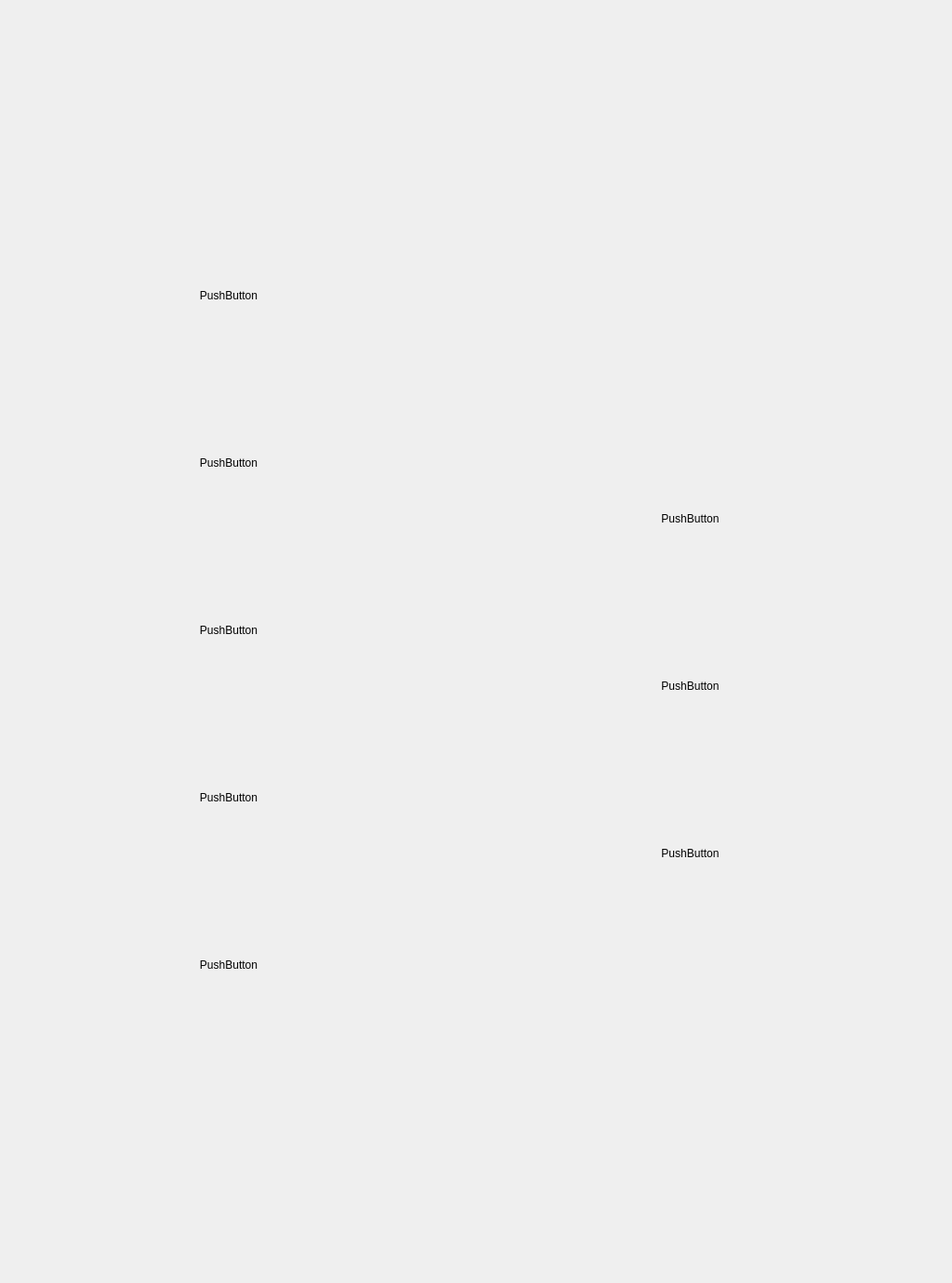
<?xml version="1.0" encoding="UTF-8"?>
<ui version="4.0">
 <class>vegetable</class>
 <widget class="QWidget" name="vegetable">
  <property name="geometry">
   <rect>
    <x>0</x>
    <y>0</y>
    <width>1024</width>
    <height>1380</height>
   </rect>
  </property>
  <property name="minimumSize">
   <size>
    <width>1024</width>
    <height>1380</height>
   </size>
  </property>
  <property name="windowTitle">
   <string>Form</string>
  </property>
  <widget class="QWidget" name="widget" native="true">
   <property name="geometry">
    <rect>
     <x>-10</x>
     <y>0</y>
     <width>1141</width>
     <height>1431</height>
    </rect>
   </property>
   <property name="styleSheet">
    <string notr="true">background-image: url(:/image/vegetable_page/vegetable_page_back.png);</string>
   </property>
   <widget class="QPushButton" name="pushButton">
    <property name="geometry">
     <rect>
      <x>30</x>
      <y>230</y>
      <width>452</width>
      <height>175</height>
     </rect>
    </property>
    <property name="minimumSize">
     <size>
      <width>452</width>
      <height>175</height>
     </size>
    </property>
    <property name="styleSheet">
     <string notr="true">background-image: url(:/image/vegetable_page/click_off/t_1.png);</string>
    </property>
    <property name="text">
     <string>PushButton</string>
    </property>
    <property name="flat">
     <bool>true</bool>
    </property>
   </widget>
   <widget class="QPushButton" name="pushButton_2">
    <property name="geometry">
     <rect>
      <x>30</x>
      <y>770</y>
      <width>452</width>
      <height>175</height>
     </rect>
    </property>
    <property name="minimumSize">
     <size>
      <width>452</width>
      <height>175</height>
     </size>
    </property>
    <property name="styleSheet">
     <string notr="true">background-image: url(:/image/vegetable_page/click_off/t_2.png);</string>
    </property>
    <property name="text">
     <string>PushButton</string>
    </property>
    <property name="flat">
     <bool>true</bool>
    </property>
   </widget>
   <widget class="QPushButton" name="pushButton_4">
    <property name="geometry">
     <rect>
      <x>30</x>
      <y>590</y>
      <width>452</width>
      <height>175</height>
     </rect>
    </property>
    <property name="minimumSize">
     <size>
      <width>452</width>
      <height>175</height>
     </size>
    </property>
    <property name="styleSheet">
     <string notr="true">background-image: url(:/image/vegetable_page/click_off/t_5.png);</string>
    </property>
    <property name="text">
     <string>PushButton</string>
    </property>
    <property name="flat">
     <bool>true</bool>
    </property>
   </widget>
   <widget class="QPushButton" name="pushButton_5">
    <property name="geometry">
     <rect>
      <x>30</x>
      <y>950</y>
      <width>452</width>
      <height>175</height>
     </rect>
    </property>
    <property name="minimumSize">
     <size>
      <width>452</width>
      <height>175</height>
     </size>
    </property>
    <property name="styleSheet">
     <string notr="true">background-image: url(:/image/vegetable_page/click_off/t_4.png);</string>
    </property>
    <property name="text">
     <string>PushButton</string>
    </property>
    <property name="flat">
     <bool>true</bool>
    </property>
   </widget>
   <widget class="QPushButton" name="pushButton_6">
    <property name="geometry">
     <rect>
      <x>30</x>
      <y>410</y>
      <width>452</width>
      <height>175</height>
     </rect>
    </property>
    <property name="minimumSize">
     <size>
      <width>452</width>
      <height>175</height>
     </size>
    </property>
    <property name="styleSheet">
     <string notr="true">background-image: url(:/image/vegetable_page/click_off/t_3.png);</string>
    </property>
    <property name="text">
     <string>PushButton</string>
    </property>
    <property name="flat">
     <bool>true</bool>
    </property>
   </widget>
   <widget class="QWidget" name="widget_2" native="true">
    <property name="geometry">
     <rect>
      <x>530</x>
      <y>290</y>
      <width>452</width>
      <height>740</height>
     </rect>
    </property>
    <property name="minimumSize">
     <size>
      <width>452</width>
      <height>740</height>
     </size>
    </property>
    <property name="styleSheet">
     <string notr="true">background-image: url(:/image/vegetable_page/more_variety.png);</string>
    </property>
    <widget class="QPushButton" name="pushButton_3">
     <property name="geometry">
      <rect>
       <x>30</x>
       <y>180</y>
       <width>385</width>
       <height>175</height>
      </rect>
     </property>
     <property name="minimumSize">
      <size>
       <width>385</width>
       <height>175</height>
      </size>
     </property>
     <property name="styleSheet">
      <string notr="true">background-image: url(:/image/vegetable_page/click_off/t_6.png);</string>
     </property>
     <property name="text">
      <string>PushButton</string>
     </property>
     <property name="flat">
      <bool>true</bool>
     </property>
    </widget>
    <widget class="QPushButton" name="pushButton_7">
     <property name="geometry">
      <rect>
       <x>30</x>
       <y>360</y>
       <width>385</width>
       <height>175</height>
      </rect>
     </property>
     <property name="minimumSize">
      <size>
       <width>385</width>
       <height>175</height>
      </size>
     </property>
     <property name="styleSheet">
      <string notr="true">background-image: url(:/image/vegetable_page/click_off/t_8.png);</string>
     </property>
     <property name="text">
      <string>PushButton</string>
     </property>
     <property name="flat">
      <bool>true</bool>
     </property>
    </widget>
    <widget class="QPushButton" name="pushButton_8">
     <property name="geometry">
      <rect>
       <x>30</x>
       <y>540</y>
       <width>385</width>
       <height>175</height>
      </rect>
     </property>
     <property name="minimumSize">
      <size>
       <width>385</width>
       <height>175</height>
      </size>
     </property>
     <property name="styleSheet">
      <string notr="true">background-image: url(:/image/vegetable_page/click_off/t_7.png);</string>
     </property>
     <property name="text">
      <string>PushButton</string>
     </property>
     <property name="flat">
      <bool>true</bool>
     </property>
    </widget>
   </widget>
  </widget>
 </widget>
 <resources/>
 <connections/>
</ui>
